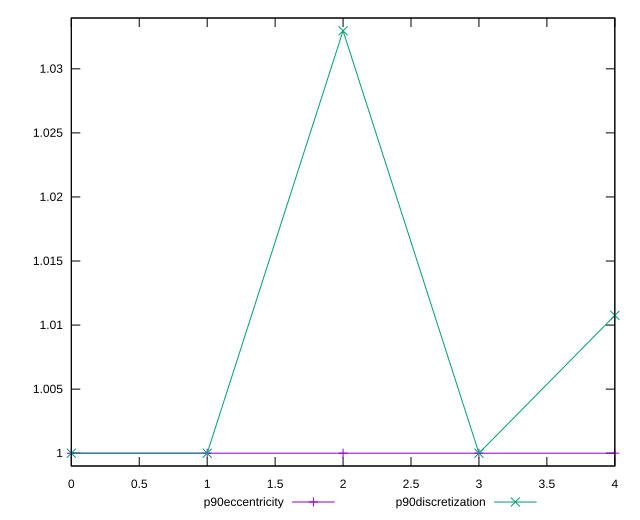

Here is the gnuplot script that generated this plot:
reset

$p90Eccentricity <<EOF
0 0.9999999999999999
1 0.9999999999999996
2 1.0000000000000002
3 1.0000000000000002
4 1.0000000000000002
EOF

$p90Discretization <<EOF
0 1
1 1
2 1.032967032967033
3 1
4 1.010752688172043
EOF

set key outside below
set xrange [0:4]
set yrange [0.9989999999999996:1.033967032967033]
set trange [0.9989999999999996:1.033967032967033]
set terminal svg size 640, 520 enhanced background rgb 'white'
set output "report_00014_2021-02-09T15:56:05.503Z/total-blocking-time/progression/eccentricity.svg"

plot $p90Eccentricity title "p90eccentricity" with linespoints, \
     $p90Discretization title "p90discretization" with linespoints

reset
